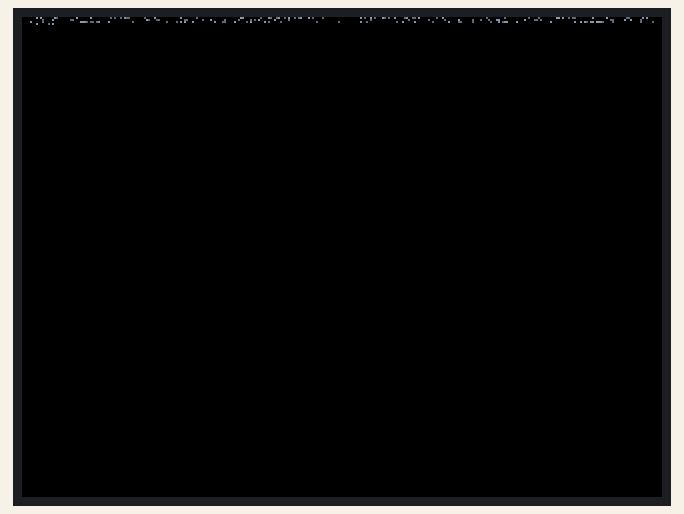
The sketch below on a simulated Arduino Uno, built with avr-gcc and run on an emulated ATmega328P. On the bench: 320×240 colour display. Random numbers use the default seed unless the sketch sets one.

Above: at 8.84 s.
At 14.65 s:
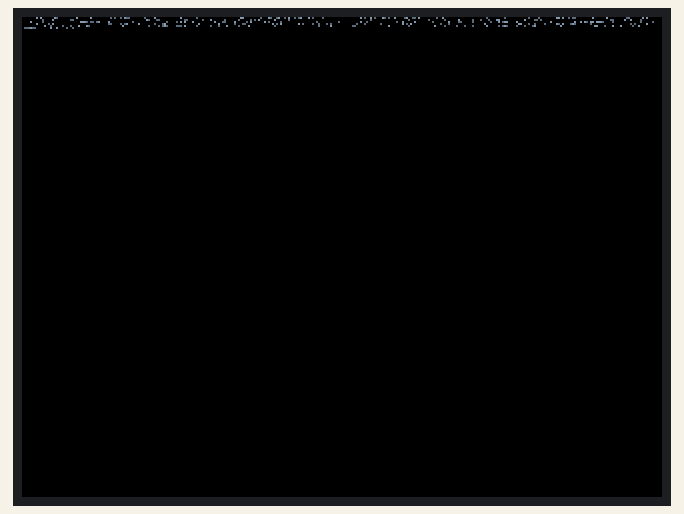
At 18.0 s:
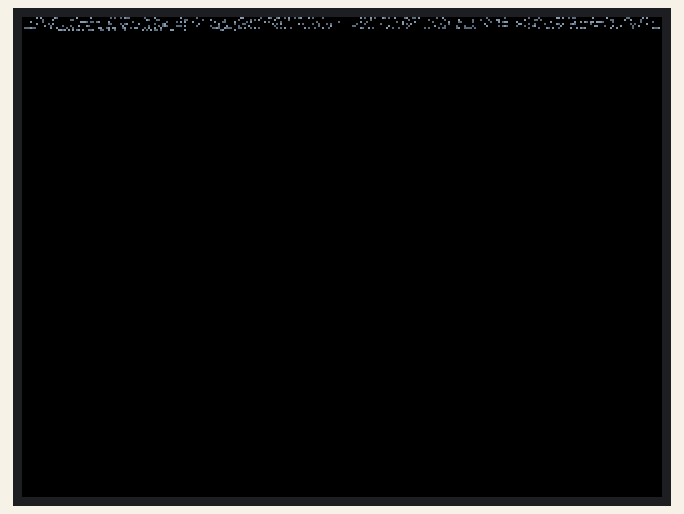
At 23.92 s:
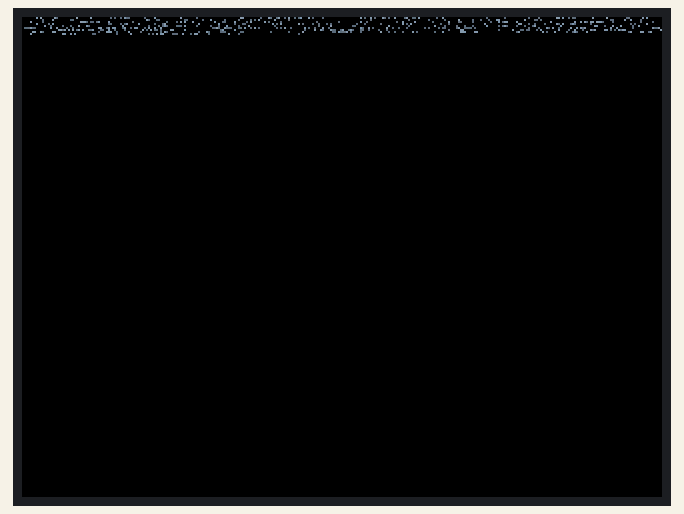
At 32.2 s:
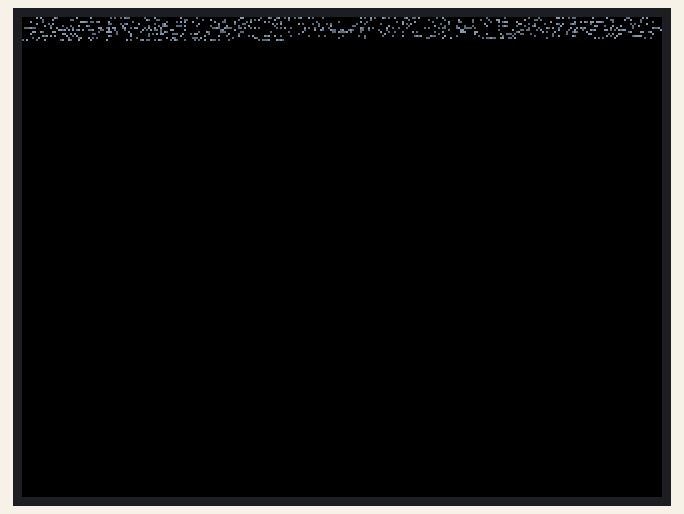
At 38.02 s:
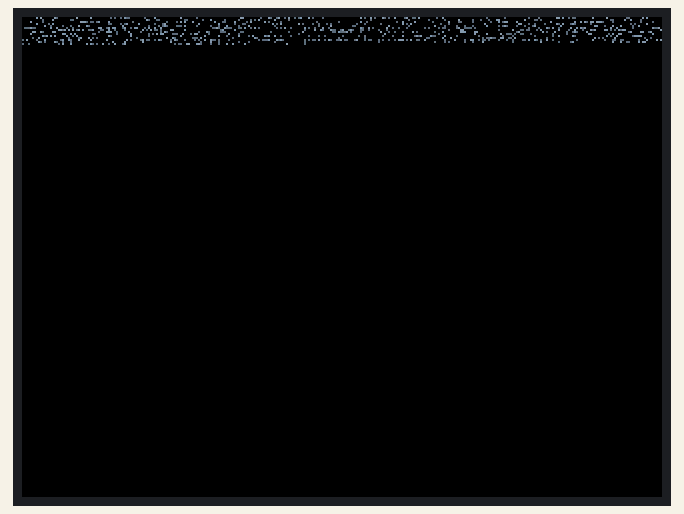

The sketch:

arduino-raytracer.ino
```cpp
#include <Adafruit_GFX.h>    // Core graphics library
#include <Adafruit_TFTLCD.h> // Hardware-specific library

#include "rtweekend.h"
#include "camera.h"
#include "hittable_list.h"
#include "sphere.h"

#define LCD_CS A3 // Chip Select goes to Analog 3
#define LCD_CD A2 // Command/Data goes to Analog 2
#define LCD_WR A1 // LCD Write goes to Analog 1
#define LCD_RD A0 // LCD Read goes to Analog 0
#define LCD_RESET A4 // Can alternately just connect to Arduino's reset pin

Adafruit_TFTLCD tft(LCD_CS, LCD_CD, LCD_WR, LCD_RD, LCD_RESET);


inline double clamp(double x, double min, double max) {
    if (x < min) return min;
    if (x > max) return max;
    return x;
}

double hit_sphere(const point3& center, double radius, const ray& r) {
  vec3 oc = r.origin() - center;
  auto a = r.direction().length_squared();
  auto half_b = dot(oc, r.direction());
  auto c = oc.length_squared() - radius*radius;
  auto discriminant = half_b*half_b - a*c;
  if (discriminant < 0) {
    return -1.0;
  } else {
    return (-half_b - sqrt(discriminant) ) / a;
  }
}

color ray_color(const ray& r, hittable_list world, int depth) {
  hit_record rec;
  if(depth <= 0){
    return color(0.0, 0.0, 0.0);
  }
  if(world.hit(r, 0, infinity, rec)){
    point3 target = rec.p + rec.normal + random_in_unit_sphere();
    return 0.5 * ray_color(ray(rec.p, target - rec.p), world, depth-1);
  }
  vec3 unit_direction = unit_vector(r.direction());
  auto t = 0.5*(unit_direction.y() + 1.0);
  return (1.0-t)*color(1.0, 1.0, 1.0) + t*color(0.5, 0.7, 1.0);
}

void setup(void) {
  randomSeed(analogRead(5));
//  Serial.begin(9600);
//  Serial.println(F("TFT LCD test"));
  tft.reset();
  uint16_t identifier = tft.readID();
  tft.begin(identifier);
  tft.setRotation(1);
//  for(int i=0; i< 10;i++){
//    Serial.println(random_double());
//  }
  main_f();
}

void write_color(int x, int y, color pixel_color, int samples_per_pixel){
  auto scale = 1.0/samples_per_pixel;
  color c(scale, scale, scale);

  pixel_color*=c;
  pixel_color.e[0] = clamp(sqrt(pixel_color.e[0]), 0.0, 0.999);
  pixel_color.e[1] = clamp(sqrt(pixel_color.e[1]), 0.0, 0.999);
  pixel_color.e[2] = clamp(sqrt(pixel_color.e[2]), 0.0, 0.999);

  unsigned int color = color_to_565(pixel_color);
  tft.drawPixel(x, y,  color);
}


void main_f() {
  // image
  const auto aspect_ratio = 4.0 / 3.0;
  const int image_width = tft.width();  // 320
  const int image_height = tft.height(); // 240
//  const int samples_per_pixel = 20;
//  const int max_depth = 10;
  const int samples_per_pixel = 2;
  const int max_depth = 2;
//  Serial.println("width height");
//  Serial.println(image_width);
//  Serial.println(image_height);

  // World
  hittable_list world;
  world.add(sphere(point3(0, 0, -1), 0.5));
  //world.add(sphere(point3(0, 1, -1), 0.5));
  world.add(sphere(point3(0, -100.5, -1), 100));


  // camera
  camera cam;

  // render
  for (int j = 0; j < image_height; ++j) {
    //Serial.print("line number: ");
    //Serial.println(j);
    for (int i = 0; i < image_width; ++i) {
      color pixel_color(0, 0, 0);
      for(int s=0; s < samples_per_pixel; ++s){
        auto u = double(i) / (image_width - 1);
        auto v = double(j) / (image_height - 1);
        ray r = cam.get_ray(u, v);
        pixel_color += ray_color(r, world, max_depth);
      }

      write_color(i, j, pixel_color, samples_per_pixel);
    }
  }
}


unsigned int color_to_565(color input) {
  return rgb_to_565(input.e[0], input.e[1], input.e[2]);
}
unsigned int rgb_to_565(double r, double g, double b) {
  // |r|r|r|r|r|g|g|g|g|g|g|b|b|b|b|b|
  //  f e d c b a 9 8 7 6 5 4 3 2 1 0
  //  Serial.println("----------");
  //  Serial.print(r);
  //  Serial.print(' ');
  //  Serial.print(g);
  //  Serial.print(' ');
  //  Serial.print(b);
  //  Serial.println();
  unsigned int ir = (unsigned int)(r * 31) << 11;
  unsigned int ig = (unsigned int)(g * 63) << 5;
  unsigned int ib = (unsigned int)(b * 31) & 31;
  unsigned int result = ir | ig | ib;
  return result;
}


void loop(void) {
}
```

camera.h
```cpp
#ifndef CAMERA_H
#define CAMERA_H

#include "rtweekend.h"

class camera {
    public:
        camera() {
            auto aspect_ratio = 4.0 / 3.0;
            auto viewport_height = 2.0;
            auto viewport_width = aspect_ratio * viewport_height;
            auto focal_length = 1.0;

            origin = point3(0, 0, 0);
            horizontal = vec3(viewport_width, 0.0, 0.0);
            vertical = vec3(0.0, viewport_height, 0.0);
            lower_left_corner = origin - horizontal/2 - vertical/2 - vec3(0, 0, focal_length);
        }

        ray get_ray(double u, double v) const {
            return ray(origin, lower_left_corner + u*horizontal + v*vertical - origin);
        }

    private:
        point3 origin;
        point3 lower_left_corner;
        vec3 horizontal;
        vec3 vertical;
};
#endif
```

hittable_list.h
```cpp
#ifndef HITTABLE_LIST_H
#define HITTABLE_LIST_H

#include "sphere.h"

class hittable_list{
    public:
        hittable_list() {}
        hittable_list(sphere* object) { add(object); }

        void clear() {
            index = 0;
          }
        void add(sphere *object) {
          objects[index] = object;
          index ++;
          }
        void add(sphere object){
          objects[index] = &object;
          index ++;
        }

        bool hit(const ray& r, double t_min, double t_max, hit_record& rec) const;

    public:
        int index = 0;
        int const listSize = 100;
        sphere *objects[100] = {NULL};
};


bool hittable_list::hit(const ray& r, double t_min, double t_max, hit_record& rec) const {
    hit_record temp_rec;
    auto hit_anything = false;
    auto closest_so_far = t_max;

    //for (const auto& object : objects) {
    for(int i=0; i< index; i++){
      const auto& object = objects[i];
        if (object->hit(r, t_min, closest_so_far, temp_rec)) {
            hit_anything = true;
            closest_so_far = temp_rec.t;
            rec = temp_rec;
        }
    }

    return hit_anything;
}


#endif
```

ray.h
```cpp
#ifndef RAY_H
#define RAY_H

#include "rtweekend.h"
#include "vec3.h"

class ray {
    public:
        ray() {}
        ray(const point3& origin, const vec3& direction)
            : orig(origin), dir(direction)
        {}

        point3 origin() const  { return orig; }
        vec3 direction() const { return dir; }

        point3 at(double t) const {
            return orig + t*dir;
        }

    public:
        point3 orig;
        vec3 dir;
};

#endif
```

rtweekend.h
```cpp
#ifndef RTWEEKEND_H
#define RTWEEKEND_H

#include "limits.h"


// Usings


// Constants
const double infinity = INFINITY;
const double pi = 3.1415926535897932385;

// Utility Functions

inline double degrees_to_radians(double degrees) {
    return degrees * pi / 180.0;
}

double random_double(){
  return random(10000)/10000.0;
}

double random_double(double min, double max) {
    // Returns a random real in [min,max).
    return min + (max-min)*random_double();
}


// Common Headers

#include "ray.h"
#include "vec3.h"

#endif
```

sphere.h
```cpp
#ifndef SPHERE_H
#define SPHERE_H

#include "vec3.h"

struct hit_record {
    point3 p;
    vec3 normal;
    double t;
    bool front_face;

    inline void set_face_normal(const ray& r, const vec3& outward_normal) {
        front_face = dot(r.direction(), outward_normal) < 0;
        normal = front_face ? outward_normal :-outward_normal;
    }
};

class sphere{
    public:
        sphere() {}
        sphere(point3 cen, double r) : center(cen), radius(r) {};

        bool hit(const ray& r, double t_min, double t_max, hit_record& rec)const;

    public:
        point3 center;
        double radius;
};

bool sphere::hit(const ray& r, double t_min, double t_max, hit_record& rec) const {
    vec3 oc = r.origin() - center;
    auto a = r.direction().length_squared();
    auto half_b = dot(oc, r.direction());
    auto c = oc.length_squared() - radius*radius;

    auto discriminant = half_b*half_b - a*c;
    if (discriminant < 0) return false;
    auto sqrtd = sqrt(discriminant);

    // Find the nearest root that lies in the acceptable range.
    auto root = (-half_b - sqrtd) / a;
    if (root < t_min || t_max < root) {
        root = (-half_b + sqrtd) / a;
        if (root < t_min || t_max < root)
            return false;
    }

    rec.t = root;
    rec.p = r.at(rec.t);
    vec3 outward_normal = (rec.p - center) / radius;
    rec.set_face_normal(r, outward_normal);

    return true;
}

#endif
```

vec3.h
```cpp
#ifndef VEC3_H
#define VEC3_H
#include "rtweekend.h"

class vec3 {
    public:
        vec3() : e{0,0,0} {}
        vec3(double e0, double e1, double e2) : e{e0, e1, e2} {}

        double x() const { return e[0]; }
        double y() const { return e[1]; }
        double z() const { return e[2]; }

        vec3 operator-() const { return vec3(-e[0], -e[1], -e[2]); }
        double operator[](int i) const { return e[i]; }
        double& operator[](int i) { return e[i]; }

        vec3& operator+=(const vec3 &v) {
            e[0] += v.e[0];
            e[1] += v.e[1];
            e[2] += v.e[2];
            return *this;
        }

        vec3& operator*=(const double t) {
            e[0] *= t;
            e[1] *= t;
            e[2] *= t;
            return *this;
        }
        vec3& operator*=(const vec3 t) {
            e[0] *= t.e[0];
            e[1] *= t.e[1];
            e[2] *= t.e[2];
            return *this;
        }

        vec3& operator/=(const double t) {
            return *this *= 1/t;
        }

        double length() const {
            return sqrt(length_squared());
        }

        double length_squared() const {
            return e[0]*e[0] + e[1]*e[1] + e[2]*e[2];
        }

    public:

        inline static vec3 random() {
            return vec3(random_double(), random_double(), random_double());
        }

        inline static vec3 random(double min, double max) {
            return vec3(random_double(min,max), random_double(min,max), random_double(min,max));
        }

        double e[3];
};

// Type aliases for vec3
using point3 = vec3;   // 3D point
using color = vec3;    // RGB color

inline vec3 operator+(const vec3 &u, const vec3 &v) {
    return vec3(u.e[0] + v.e[0], u.e[1] + v.e[1], u.e[2] + v.e[2]);
}

inline vec3 operator-(const vec3 &u, const vec3 &v) {
    return vec3(u.e[0] - v.e[0], u.e[1] - v.e[1], u.e[2] - v.e[2]);
}

inline vec3 operator*(const vec3 &u, const vec3 &v) {
    return vec3(u.e[0] * v.e[0], u.e[1] * v.e[1], u.e[2] * v.e[2]);
}

inline vec3 operator*(double t, const vec3 &v) {
    return vec3(t*v.e[0], t*v.e[1], t*v.e[2]);
}

inline vec3 operator*(const vec3 &v, double t) {
    return t * v;
}

inline vec3 operator/(vec3 v, double t) {
    return (1/t) * v;
}

inline double dot(const vec3 &u, const vec3 &v) {
    return u.e[0] * v.e[0]
         + u.e[1] * v.e[1]
         + u.e[2] * v.e[2];
}

inline vec3 cross(const vec3 &u, const vec3 &v) {
    return vec3(u.e[1] * v.e[2] - u.e[2] * v.e[1],
                u.e[2] * v.e[0] - u.e[0] * v.e[2],
                u.e[0] * v.e[1] - u.e[1] * v.e[0]);
}

inline vec3 unit_vector(vec3 v) {
    return v / v.length();
}


vec3 random_in_unit_sphere() {
    while (true) {
        auto p = vec3::random(-1,1);
        if (p.length_squared() >= 1) continue;
        return p;
    }
}

#endif
```
